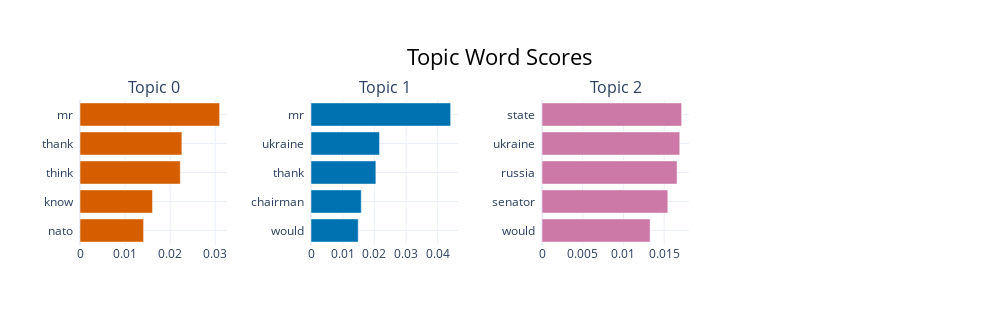

Source (notebook cell):
### Code cell
topic_model.visualize_barchart(top_n_topics=5)

### Figure 1 — Plotly figure (JSON) as saved in the notebook; plotly's stock layout.template omitted (floating-point values rounded to 4 significant figures)
{"data": [{"marker": {"color": "#D55E00"}, "orientation": "h", "type": "bar", "x": [0.0141, 0.01607, 0.02223, 0.02258, 0.03095], "xaxis": "x", "y": ["nato  ", "know  ", "think  ", "thank  ", "mr  "], "yaxis": "y"}, {"marker": {"color": "#0072B2"}, "orientation": "h", "type": "bar", "x": [0.0149, 0.01587, 0.02048, 0.02164, 0.04409], "xaxis": "x2", "y": ["would  ", "chairman  ", "thank  ", "ukraine  ", "mr  "], "yaxis": "y2"}, {"marker": {"color": "#CC79A7"}, "orientation": "h", "type": "bar", "x": [0.01327, 0.01545, 0.01658, 0.01691, 0.01715], "xaxis": "x3", "y": ["would  ", "senator  ", "russia  ", "ukraine  ", "state  "], "yaxis": "y3"}], "layout": {"annotations": [{"font": {"size": 16}, "showarrow": false, "text": "Topic 0", "x": 0.0875, "xanchor": "center", "xref": "paper", "y": 1, "yanchor": "bottom", "yref": "paper"}, {"font": {"size": 16}, "showarrow": false, "text": "Topic 1", "x": 0.3625, "xanchor": "center", "xref": "paper", "y": 1, "yanchor": "bottom", "yref": "paper"}, {"font": {"size": 16}, "showarrow": false, "text": "Topic 2", "x": 0.6375, "xanchor": "center", "xref": "paper", "y": 1, "yanchor": "bottom", "yref": "paper"}], "height": 325, "hoverlabel": {"bgcolor": "white", "font": {"family": "Rockwell", "size": 16}}, "showlegend": false, "title": {"font": {"color": "Black", "size": 22}, "text": "Topic Word Scores", "x": 0.5, "xanchor": "center", "yanchor": "top"}, "width": 1000, "xaxis": {"anchor": "y", "domain": [0, 0.175], "showgrid": true}, "xaxis2": {"anchor": "y2", "domain": [0.275, 0.45], "showgrid": true}, "xaxis3": {"anchor": "y3", "domain": [0.55, 0.725], "showgrid": true}, "xaxis4": {"anchor": "y4", "domain": [0.825, 1], "showgrid": true}, "yaxis": {"anchor": "x", "domain": [0, 1], "showgrid": true}, "yaxis2": {"anchor": "x2", "domain": [0, 1], "showgrid": true}, "yaxis3": {"anchor": "x3", "domain": [0, 1], "showgrid": true}, "yaxis4": {"anchor": "x4", "domain": [0, 1], "showgrid": true}}}
